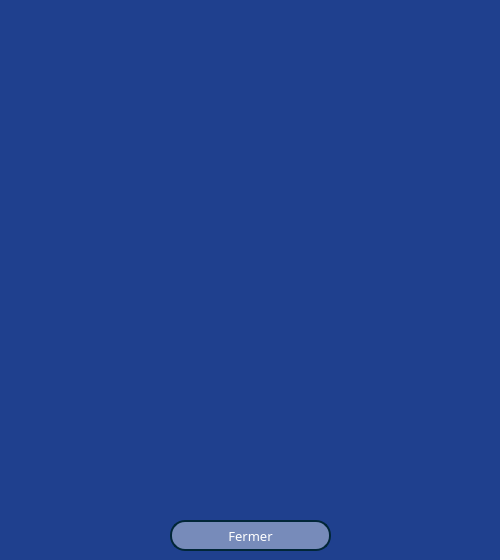
<?xml version="1.0" encoding="UTF-8"?>
<ui version="4.0">
 <class>Dialog_Statistiques</class>
 <widget class="QDialog" name="Dialog_Statistiques">
  <property name="geometry">
   <rect>
    <x>0</x>
    <y>0</y>
    <width>500</width>
    <height>560</height>
   </rect>
  </property>
  <property name="windowTitle">
   <string>Tayarni - Statistique</string>
  </property>
  <property name="styleSheet">
   <string notr="true">QDialog {
                     background-color:#1F408E;
                     }
                        QScrollArea #scrollAreaWidgetContents {
                                     background-color:#05187A;
                                     }
                        QWidget#Home,#Create,#Read,#Update,#Delete {
                             background-color:#1F408E;
                             }
                    QLabel {
                         color:white;
                         }
QPushButton {
color: white;
border-radius: 15px;
border: 2px solid rgb(1, 38, 56);
background-color: rgba(255, 255, 255,100);
}
QPushButton:hover {
background-color: qlineargradient(spread:pad, x1:0, y1:0, x2:0, y2:1, stop:0 rgb(167, 218, 239), stop:1 rgb(47, 109, 139));
}</string>
  </property>
  <widget class="QPushButton" name="closebutton">
   <property name="geometry">
    <rect>
     <x>170</x>
     <y>520</y>
     <width>161</width>
     <height>31</height>
    </rect>
   </property>
   <property name="font">
    <font>
     <family>Montserrat SemiBold</family>
     <pointsize>10</pointsize>
    </font>
   </property>
   <property name="styleSheet">
    <string notr="true"/>
   </property>
   <property name="text">
    <string>Fermer</string>
   </property>
  </widget>
  <widget class="QLabel" name="label_stats">
   <property name="geometry">
    <rect>
     <x>0</x>
     <y>0</y>
     <width>500</width>
     <height>500</height>
    </rect>
   </property>
   <property name="styleSheet">
    <string notr="true"/>
   </property>
   <property name="text">
    <string/>
   </property>
  </widget>
  <zorder>label_stats</zorder>
  <zorder>closebutton</zorder>
 </widget>
 <resources/>
 <connections/>
</ui>
